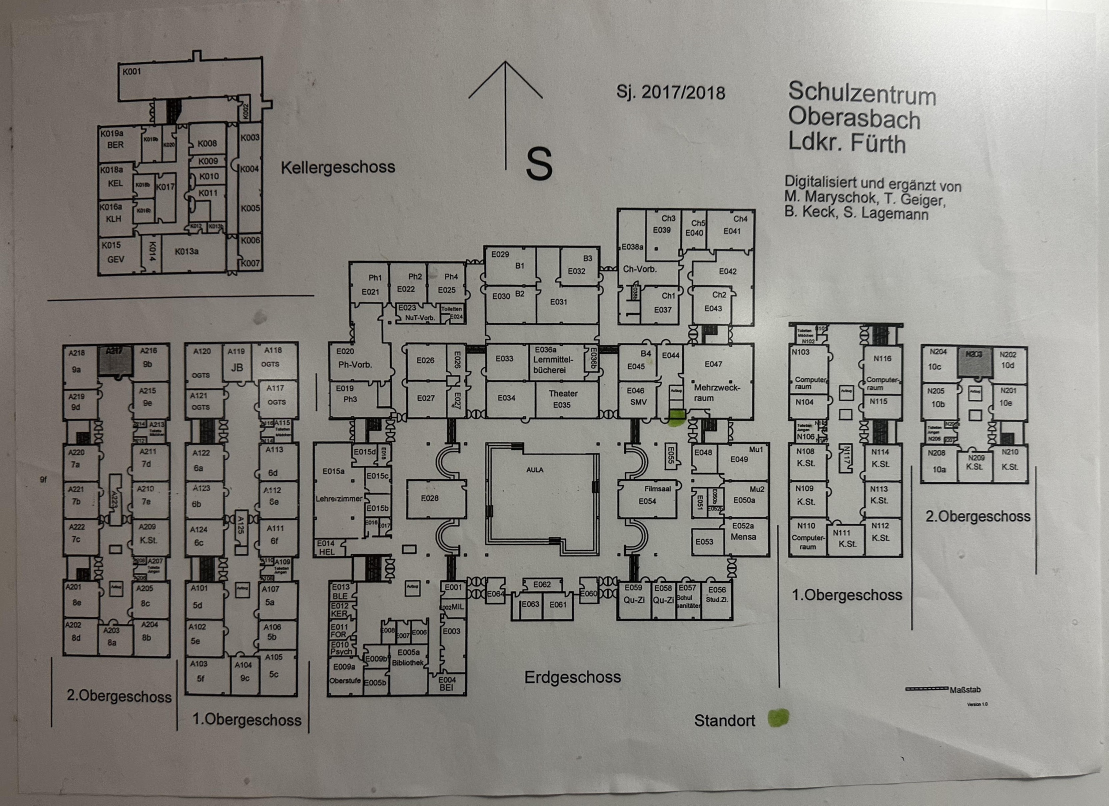
#> input picture lidar-sim/assets/school-floorplan.jpg, 3326 x 2416 px (shown at 1/3 size)
$ python -i trace_floorplan.py   (imports and definitions only)
#> lines starting #> are read from the running program, lines starting #| are printed output that depends on the picture; after the words box and inside, x2 and y2 are one past the last pixel; in counts of white or black regions, pixels touching at a corner belong together
#> in main, plan is the input picture: shape (2416, 3326, 3); mean B, G, R 131.5, 136.7, 139.2
"""Trace the ground floor of the straightened floor plan into a lidar-sim map file.

The plan's walls are turned into clean straight lines of one thickness: pieces that lie on
the same line are joined, ends are snapped onto the wall they meet, and tiny gaps are closed.
Gaps the size of a door are widened to DOOR, so the robot fits through like on a robotics
course. Stairs (solid black blocks on the plan) and the door thresholds go into the floor
layer: they are drawn, but the robot drives over them and the lidar doesn't see them. The
pillars become small squares and the round bays next to the aula half disks. Text, the floor
separators and the green "Standort" marker are left out.

    python3 trace_floorplan.py PLAN OUT.json [DEBUG.png]

Needs OpenCV and NumPy (apt install python3-opencv).
"""
import json
import math
import sys
import cv2
import numpy as np

# Where the ground floor ("Erdgeschoss") is on the straightened sheet, px
REGION = (900, 580, 2340, 2110)  # x0, y0, x1, y1
# Bits of the region that aren't building, in region px: separator lines and the title
NOT_BUILDING = [(0, 0, 70, 700), (0, 1380, 45, 1530), (1425, 0, 1440, 1530), (660, 1420, 980, 1490)]
# The four round bays beside the aula (three concentric rings each), measured off the plan:
# center x, center y, outer radius (region px), side the half circle bulges to
BAYS = [(456, 806, 48, -1), (455, 1031, 48, -1), (998, 805, 48, 1), (998, 1030, 48, 1)]

# The plan has no usable scale bar, so the size comes from a classroom: E033 is ~131 px, taken as 9 m
PLAN_PX_PER_M = 14.5
SCALE = 20        # world px per m in the map file
MARGIN = 40       # world px around the building
BORDER = 12       # world px, walls along the world edge
START = (720, 1120)  # region px, open hall south of the aula
COLOR = "rgba(90, 90, 90, 0.8)"
STAIR_COLOR = "rgba(150, 125, 95, 0.45)"
STEP_COLOR = "rgba(80, 65, 50, 0.55)"
DOOR_COLOR = "rgba(80, 160, 100, 0.35)"

m = lambda v: v * PLAN_PX_PER_M  # meters -> region px
WALL_MIN_LEN = 15  # region px (~1 m), shorter straight pieces of ink aren't walls
WALL = m(0.3)      # every wall gets this thickness
MERGE = 6          # region px, pieces this close across are on the same line
SNAP = 8           # region px, wall ends this close to another wall are moved onto it
MIN_GAP = m(0.6)   # narrower gaps are drawing errors and get closed
MAX_DOOR = m(2.5)  # wider gaps are open passages and stay as they are
DOOR = m(1.5)      # door gaps are widened to this
MIN_PIECE = m(0.4) # a widened door leaves at least this much wall next to a corner
STUB = m(0.8)      # shorter walls that touch nothing are dropped
STAIR_MIN = 12     # region px, dark blocks at least this thick both ways can be stairs
STAIR_AREA = 900   # region px², smaller dark blocks are letters
LEAF = m(1.8)      # shorter straight pieces in the middle of door arcs are door leaves, not walls
STEP = m(0.3)      # distance between the drawn steps


def kernel(w, h):
    return cv2.getStructuringElement(cv2.MORPH_RECT, (w, h))


def boxes(mask):
    n, _, st, _ = cv2.connectedComponentsWithStats(mask, 8)
    return [tuple(int(v) for v in st[i]) for i in range(1, n)]  # x, y, w, h, area


def find_stairs(ink, gray):
    """Hatched dark blocks -> (x, y, w, h, steps run horizontally?). Walls are thin lines and pillars small."""
    # solid ones are plain dark (the ink test leaves holes in big dark areas), hatched ones only
    # become blocks once the lines are closed (which can also glue a solid one to the walls
    # around it, so both are looked at)
    closed = cv2.morphologyEx(ink, cv2.MORPH_CLOSE, kernel(5, 5))
    found = []
    for mask in ((gray < 90).astype(np.uint8), closed):
        found += boxes(cv2.morphologyEx(mask, cv2.MORPH_OPEN, kernel(STAIR_MIN, STAIR_MIN)))
    stairs = []
    for x, y, w, h, a in found:
        # letters close into blocks too, but they are small; the stairs are nearly black, or big and dark
        dark = (gray[y:y + h, x:x + w] < 90).mean()
        if a < STAIR_AREA or not (dark > 0.85 or (dark > 0.64 and min(w, h) >= 25)):
            continue
        if any(overlaps((x, y, w, h), s[:4], 0) for s in stairs):
            continue
        # the steps are faint lines inside the block: whichever way the gray changes more is across them
        inner = gray[y + 2:y + h - 2, x + 2:x + w - 2]
        across_y = np.abs(np.diff(inner, axis=0)).mean()
        across_x = np.abs(np.diff(inner, axis=1)).mean()
        stairs.append((x, y, w, h, across_y > across_x))
    return stairs


def merge_lines(segs):
    """(c, a0, a1) pieces -> lines {c, pieces: [[a0, a1, extend0, extend1]]}, c across, a along."""
    groups = []
    for s in sorted(segs):
        if groups and s[0] - groups[-1][0][0] <= MERGE:
            groups[-1].append(s)
        else:
            groups.append([s])
    lines = []
    for g in groups:
        c = sum(c * (a1 - a0) for c, a0, a1 in g) / sum(a1 - a0 for _, a0, a1 in g)
        pieces = []
        for _, a0, a1 in sorted(g, key=lambda s: s[1]):
            if pieces and a0 <= pieces[-1][1] + 1:
                pieces[-1][1] = max(pieces[-1][1], a1)
            else:
                pieces.append([a0, a1, True, True])
        lines.append({"c": c, "pieces": pieces, "anchors": [], "walls": []})
    return lines


def snap(lines, cross):
    """Moves wall ends that stop just short of (or poke past) a crossing wall onto it."""
    for l in lines:
        for p in l["pieces"]:
            for end in (0, 1):
                near = [(abs(o["c"] - p[end]), o) for o in cross
                        if abs(o["c"] - p[end]) <= SNAP
                        and any(q[0] - SNAP <= l["c"] <= q[1] + SNAP for q in o["pieces"])]
                if near:
                    o = min(near, key=lambda t: t[0])[1]
                    p[end] = o["c"]
                    o["anchors"].append(l["c"])
                    if p[1] - p[0] >= LEAF:  # a real wall, not a door leaf
                        o["walls"].append(l["c"])


def corridor_doors(residue):
    """Pairs of door leaves across a whole corridor (drawn like "(|)(|)") -> boxes.
    Their arcs are taken out of residue, so they don't count for the doors next to them."""
    found = []
    clumps = cv2.morphologyEx(residue, cv2.MORPH_CLOSE, kernel(9, 9))
    for x, y, w, h, _ in boxes(clumps):
        if min(w, h) > m(1.2) and max(w, h) < m(4.5) and residue[y:y + h, x:x + w].sum() > 150:
            found.append((x, y, w, h))
            residue[y:y + h, x:x + w] = 0
    return found


def cut_double_doors(lines, cross, side_ink, axis):
    """Double doors across a corridor are a row of arcs and leaves on a straight threshold
    line, which would otherwise be traced as a wall. Cuts them out of the lines, together
    with their leaves; returns the doors."""
    r = side_ink if axis == "h" else side_ink.T
    doors = []
    for l in lines:
        c = int(round(l["c"]))
        # all leaves of a double door swing to the same side; two doors facing each other
        # across a wall have one arc on each side
        runs = []
        for band in (r[max(0, c - 14):max(0, c - 3)], r[c + 4:c + 15]):
            arcs = np.convolve(band.sum(0) > 0, np.ones(5), "same") > 0
            edges = np.flatnonzero(np.diff(np.r_[0, arcs.astype(np.int8), 0]))
            runs += zip(edges[::2], edges[1::2])
        for a0, a1 in runs:
            # a row of arcs that long is no single door; a wall joining in the middle means it's
            # two doors side by side
            if not m(1.5) <= a1 - a0 <= m(5) or any(a0 + 3 < a < a1 - 3 for a in l["walls"]):
                continue
            if not any(p[0] < a1 and p[1] > a0 for p in l["pieces"]):
                continue
            kept = []
            for p in l["pieces"]:
                if p[1] <= a0 or p[0] >= a1:
                    kept.append(p)
                    continue
                if p[0] < a0:
                    kept.append([p[0], a0, p[2], False])
                if p[1] > a1:
                    kept.append([a1, p[1], False, p[3]])
            l["pieces"] = kept
            for o in cross:
                if a0 < o["c"] < a1:
                    o["pieces"] = [p for p in o["pieces"] if p[1] - p[0] >= LEAF
                                   or not (p[0] - SNAP <= l["c"] <= p[1] + SNAP)]
            doors.append((axis, l["c"], float(a0), float(a1)))
    return doors


def find_leaves(lines, residue, axis):
    """Doors where the plan draws a leaf (an arc) but the wall line runs on across the door.
    Returns the door centers per line, {id(line): [along, ...]}. The arc has to reach further
    from the wall than the little pillars built into some walls do."""
    r = residue if axis == "h" else residue.T
    centers = {}
    for l in lines:
        c = int(round(l["c"]))
        # the pillars stick out up to ~10 px from the middle of the wall, the arcs ~15
        for band in (r[max(0, c - 18):max(0, c - 10)], r[c + 11:c + 19]):
            prof = band.sum(0)
            on = np.convolve(prof > 0, np.ones(3), "same") > 0
            edges = np.flatnonzero(np.diff(np.r_[0, on.astype(np.int8), 0]))
            for a0, a1 in zip(edges[::2], edges[1::2]):
                mid = (a0 + a1) / 2
                if (m(0.4) <= a1 - a0 <= m(1.6) and prof[a0:a1].sum() >= 8
                        and any(p[0] + MIN_PIECE < mid < p[1] - MIN_PIECE for p in l["pieces"])):
                    centers.setdefault(id(l), []).append(mid)
    return centers


def open_doors(lines, residue, axis):
    """Cuts the doors found by their leaves, closes tiny gaps and widens door sized ones.
    Returns the doors (axis, c, d0, d1)."""
    r = residue if axis == "h" else residue.T
    leaves = find_leaves(lines, residue, axis)
    doors = []
    for l in lines:
        ps = sorted(l["pieces"])
        if not ps:
            continue
        # a door in the middle of a piece splits it, so it is a gap like the others
        cuts = []
        for d in leaves.get(id(l), []):
            for i, p in enumerate(ps):
                if p[0] < d < p[1]:
                    ps[i:i + 1] = [[p[0], d, p[2], True], [d, p[1], True, p[3]]]
                    cuts.append(d)
                    break
        joined = [ps[0]]
        for p in ps[1:]:
            if p[0] - joined[-1][1] < MIN_GAP and not any(abs(p[0] - d) < 1 for d in cuts):
                joined[-1][1] = max(joined[-1][1], p[1])
                joined[-1][3] = p[3]
            else:
                joined.append(p)
        for left, right in zip(joined, joined[1:]):
            g0, g1 = left[1], right[0]
            if g1 - g0 > MAX_DOOR:
                continue
            # widen evenly, but keep some wall next to a corner and don't eat whole pieces
            floor_l = max([left[0]] + [a for a in l["anchors"] if left[0] <= a <= left[1]]) + MIN_PIECE
            ceil_r = min([right[1]] + [a for a in l["anchors"] if right[0] <= a <= right[1]]) - MIN_PIECE
            cap_l, cap_r = max(0, g0 - floor_l), max(0, ceil_r - g1)
            need = max(0, DOOR - (g1 - g0))
            el = min(cap_l, need / 2)
            er = min(cap_r, need - el)
            el = min(cap_l, need - er)
            left[1] -= el
            right[0] += er
            left[3] = right[2] = False
            # a threshold is drawn where the plan has a door leaf (an arc) at the gap
            c = int(round(l["c"]))
            if g1 - g0 < 1 or (g1 - g0 < m(1.5) and r[max(0, c - 15):c + 16, int(g0) - 2:int(g1) + 3].sum() >= 20):
                doors.append((axis, l["c"], left[1], right[0]))
        l["pieces"] = joined
    return doors


def wall_rects(lines, axis):
    rects = []
    for l in lines:
        for a0, a1, e0, e1 in l["pieces"]:
            a0 -= WALL / 2 if e0 else 0
            a1 += WALL / 2 if e1 else 0
            if a1 - a0 < 1:
                continue
            r = (a0, l["c"] - WALL / 2, a1 - a0, WALL)
            rects.append(r if axis == "h" else (r[1], r[0], r[3], r[2]))
    return rects


def overlaps(a, b, m=1):
    return a[0] - m < b[0] + b[2] and b[0] - m < a[0] + a[2] and a[1] - m < b[1] + b[3] and b[1] - m < a[1] + a[3]


def trace(plan):
    x0, y0, x1, y1 = REGION
    c = plan[y0:y1, x0:x1]
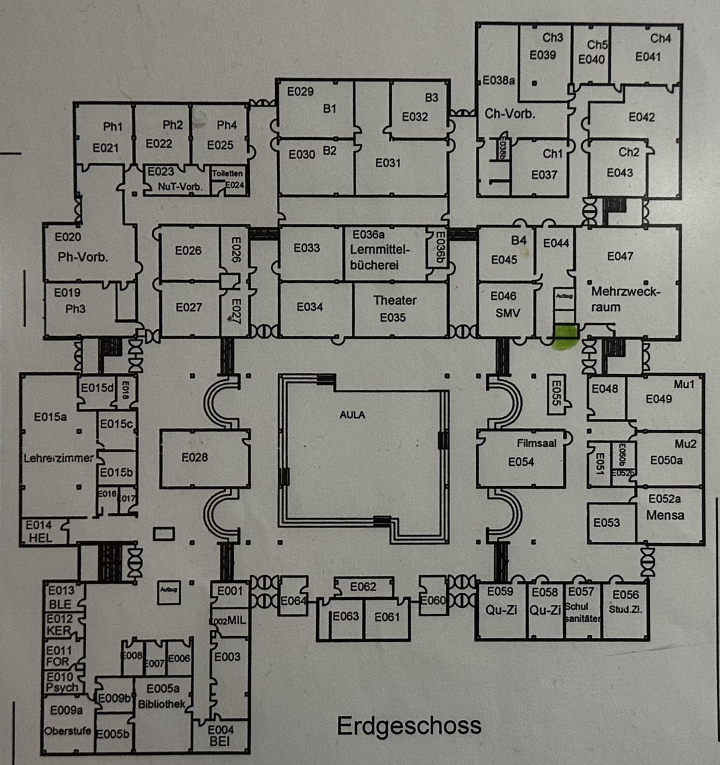
#> c: shape (1530, 1440, 3) (shown at 1/2 size); mean B, G, R 124.1, 130, 131
    hsv = cv2.cvtColor(c, cv2.COLOR_BGR2HSV)
#> hsv: shape (1530, 1440, 3); mean H, S, V 29.2, 24.8, 131.3
    green = (hsv[..., 0] > 25) & (hsv[..., 0] < 85) & (hsv[..., 1] > 60)
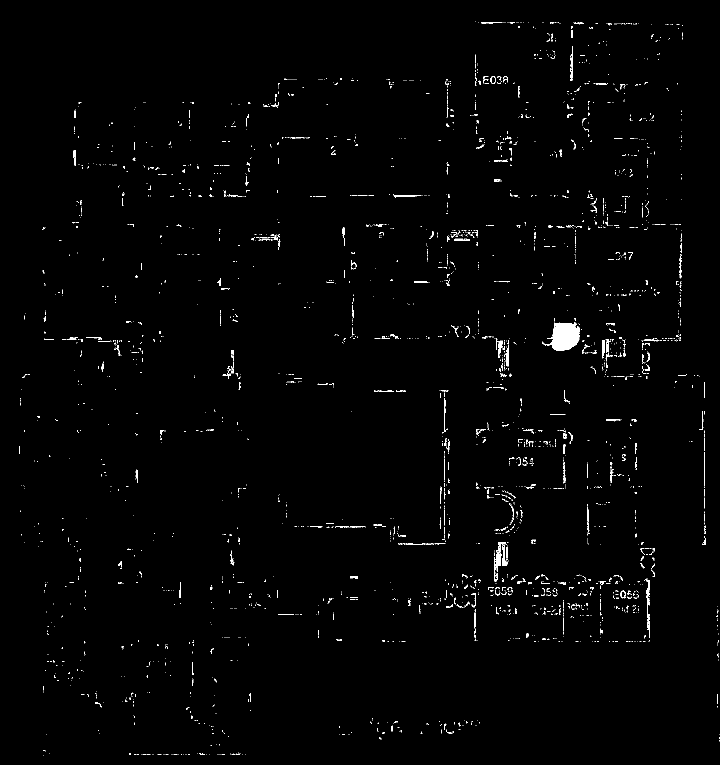
#> green: shape (1530, 1440) bool (shown at 1/2 size); 1.1% white in thin lines or dots
    g = cv2.cvtColor(c, cv2.COLOR_BGR2GRAY).astype(np.float32)
    # ink: clearly darker than the paper around it (the lighting is uneven)
    ink = (((cv2.GaussianBlur(g, (0, 0), 25) - g) > 35) & ~green).astype(np.uint8)
#> ink: shape (1530, 1440); values 0 (black) and 1 (white), 11.9% white; 978 white regions (490 under 20 px), largest, box (x1, y1, x2, y2) and area: (37, 42, 1412, 1513) 179373, (555, 746, 900, 1090) 14301, (952, 228, 1152, 397) 5063
    for bx0, by0, bx1, by1 in NOT_BUILDING:
        ink[by0:by1, bx0:bx1] = 0

    yy, xx = np.mgrid[:ink.shape[0], :ink.shape[1]]
    bays = []
    for cx, cy, r, side in BAYS:
        ink[(np.hypot(xx - cx, yy - cy) < r + 4) & ((xx - cx) * side > 0)] = 0
        a0 = math.pi / 2 if side < 0 else -math.pi / 2
        bays.append([(cx + r * math.cos(a0 + math.pi * i / 12), cy + r * math.sin(a0 + math.pi * i / 12)) for i in range(13)])
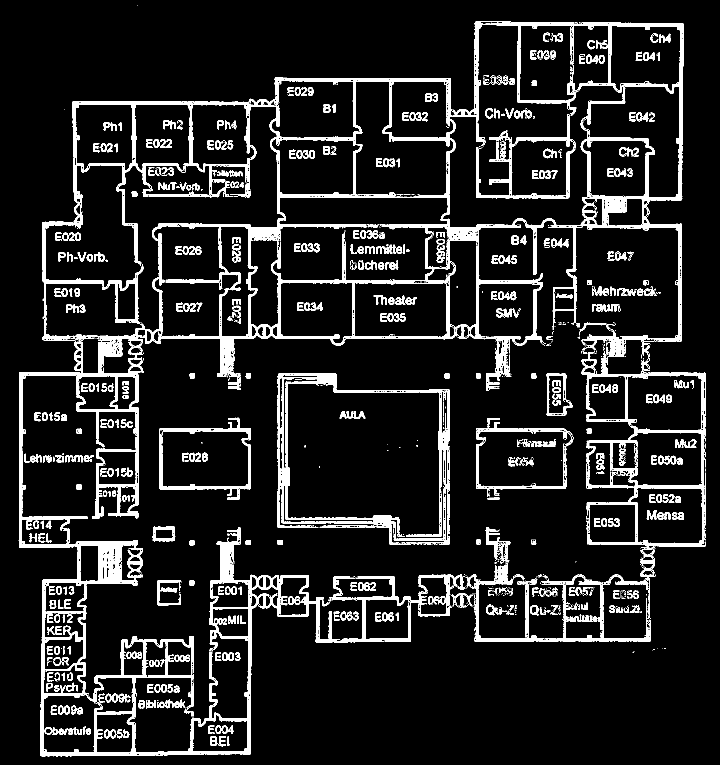
#> ink: shape (1530, 1440) (shown at 1/2 size); values 0 (black) and 1 (white), 11.3% white; 948 white regions (475 under 20 px), largest, box (x1, y1, x2, y2) and area: (37, 42, 1412, 1513) 165818, (555, 746, 900, 1090) 14301, (952, 228, 1152, 397) 5063

    stairs = find_stairs(ink, g)
#> in find_stairs, `closed = cv2.morphologyEx(ink, cv2.MORPH_CLOSE, kernel(5, 5))`:
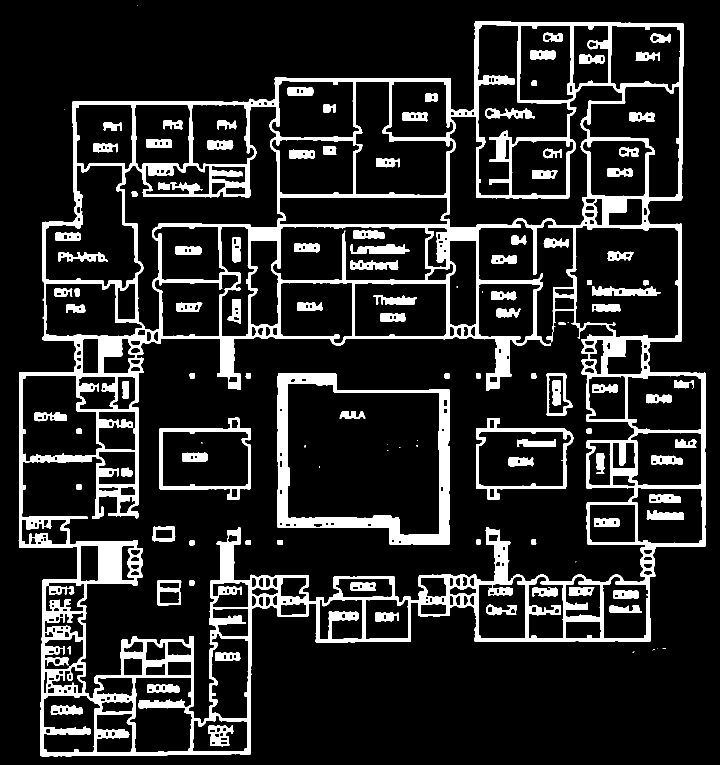
#> closed: shape (1530, 1440) (shown at 1/2 size); values 0 (black) and 1 (white), 14.1% white; 125 white regions (20 under 20 px), largest, box (x1, y1, x2, y2) and area: (37, 42, 1412, 1513) 220009, (555, 746, 900, 1090) 22219, (952, 836, 1147, 999) 4518
#> the loop in find_stairs, `for mask in ((gray < 90).astype(np.uint8), closed):` made 2 passes
#> n in boxes on passes 1 to 2: 25, 183
#> after the loop in find_stairs, `for mask in ((gray < 90).astype(np.uint8), closed):`: found = 206 items, first 6: (1356, 48, 12, 12, 144), (146, 203, 13, 14, 181), (1211, 393, 31, 33, 859), (1206, 430, 12, 27, 324), (85, 445, 13, 12, 156), (497, 455, 38, 27, 858)
#> the loop in find_stairs, `for x, y, w, h, a in found:` made 206 passes
#> (x, y, w, h, a, dark) on passes 1 to 3: (1356, 48, 12, 12, 144, 0.931), (146, 203, 13, 14, 181, 0.929), (1211, 393, 31, 33, 859, 0.951)
#> after the loop in find_stairs, `for x, y, w, h, a in found:`: stairs = 11 items, first 6: (894, 456, 65, 27, True), (197, 672, 49, 82, False), (992, 674, 28, 80, False), (1204, 674, 48, 81, False), (196, 1083, 50, 86, False), (989, 1083, 28, 87, False)
    for x, y, w, h, _ in stairs:
        ink[y:y + h, x:x + w] = 0
#> this loop made 11 passes
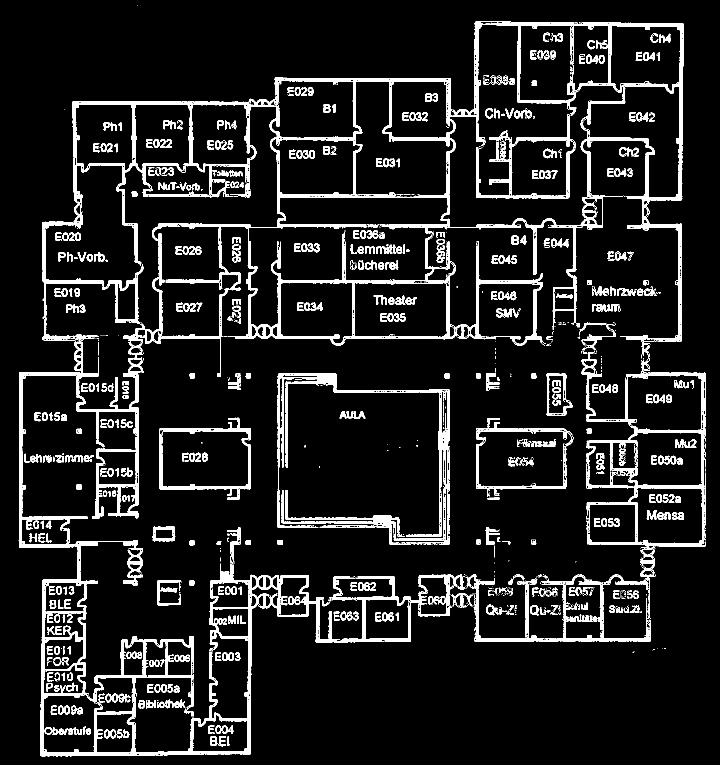
#> ink: shape (1530, 1440) (shown at 1/2 size); values 0 (black) and 1 (white), 10.5% white; 943 white regions (458 under 20 px), largest, box (x1, y1, x2, y2) and area: (37, 42, 1412, 1513) 146187, (555, 746, 900, 1090) 12652, (952, 228, 1152, 397) 5063

    # pillars are small filled squares; other small pieces touching no wall are letters
    pillars = []
    n, lab, st, _ = cv2.connectedComponentsWithStats(ink, 8)
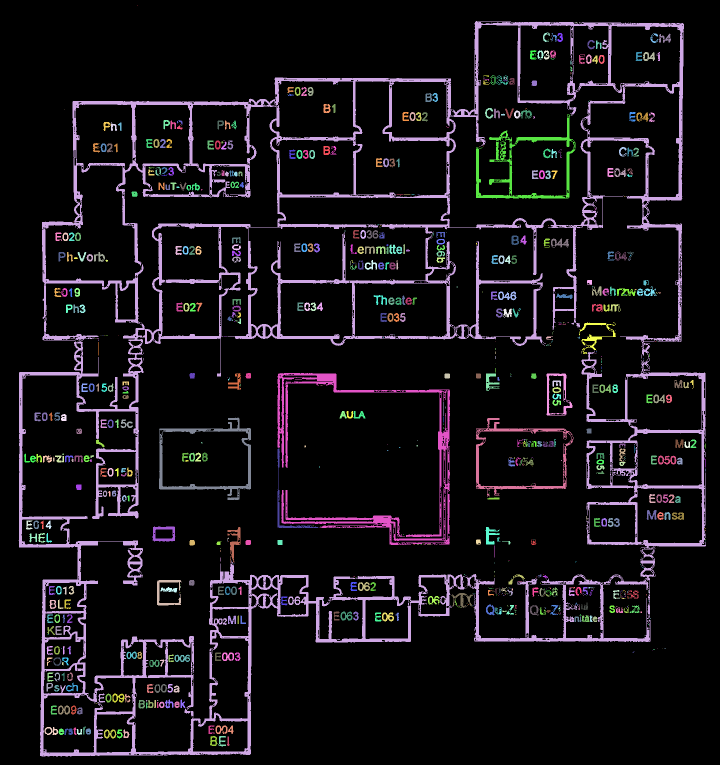
#> lab: shape (1530, 1440) int32 (shown at 1/2 size); 944 distinct labels, from 0 to 943; one colour per label, 0 black
#> n = 944; st = 944 rows, first 6: [0, 0, 1440, 1530, 1971735], [275, 11, 1, 1, 1], [37, 42, 1375, 1471, 146187], [1150, 44, 5, 2, 6], [1158, 44, 3, 2, 3], [1086, 65, 14, 19, 102]
    for i in range(1, n):
        x, y, w, h, a = st[i]
        if max(w, h) < 40 and a < 400:
            if 9 <= w <= 13 and 9 <= h <= 13 and abs(w - h) <= 2 and a > 0.8 * w * h:
                pillars.append((x, y, w, h))
            ink[lab == i] = 0
#> this loop made 943 passes
#> (the rest of the program and of its run is left out)
